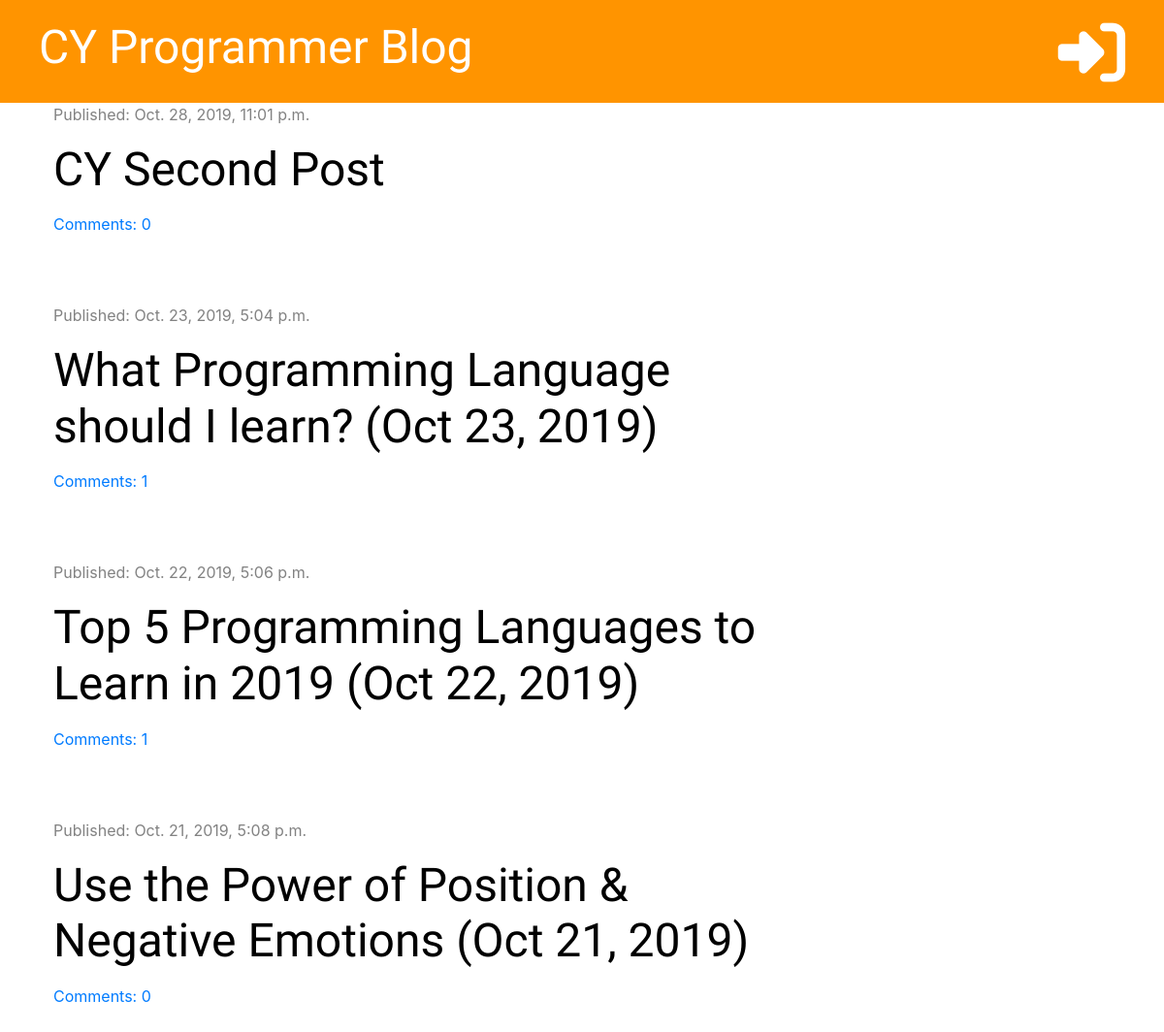
The page / on the database its author committed.
### blog/models.py (models this page shows, shortened)
class Post(models.Model):
    author = models.ForeignKey('auth.User', on_delete=models.CASCADE)
    title = models.CharField(max_length=200)
    text = models.TextField()
    created_date = models.DateTimeField(default=timezone.now)
    published_date = models.DateTimeField(blank=True, null=True)
    def approved_comments(self):
        return self.comments.filter(approved=True)

### blog/views.py (the view)
# urls.py: path('', views.post_list, name='post_list'),
def post_list(request):
    posts = Post.objects.filter(published_date__lte=timezone.now()).order_by('-published_date')
    stuff_for_frontend = {'posts': posts}
    return render(request, 'blog/post_list.html', stuff_for_frontend)

### blog/templatetags/markdownify.py (called while the page is built)
@register.filter
def markdown(value):
    renderer = HighlightRenderer()
    markdown = mistune.Markdown(renderer=renderer)
    return markdown(value)

### blog/templates/blog/post_list.html (shortened to what this page needs)
{% extends 'blog/base.html' %}
{% load markdownify %}
{% block content %}
    {% for post in posts %}
        <div class="post">
            <div class="date">
                <p>Published: {{ post.published_date }}</p>
            </div>
            <h1><a href="{% url 'post_detail' pk=post.pk %}">{{ post.title }}</a></h1>
            <a href="{% url 'post_detail' pk=post.pk %}">Comments: {{ post.approved_comments.count }}</a>
        </div>
    {% endfor %}
{% endblock %}

### blog/static/css/blog.css (style rules this page uses)
h1, h2, h3, h4 { font-family: 'Tangerine', 'Inconsolata', 'Droid Sans', serif; font-size: 48px; }
.date { color: #828282; }
.post { margin-bottom: 70px; }
.post h1 a { color: #000000; }

### rows shown on the page
Post: published_date "Oct. 28, 2019, 11:01 p.m.", title "CY Second Post", approved_comments.count "0"
Post: published_date "Oct. 23, 2019, 5:04 p.m.", title "What Programming Language should I learn? (Oct 23, 2019)", approved_comments.count "1"
Post: published_date "Oct. 22, 2019, 5:06 p.m.", title "Top 5 Programming Languages to Learn in 2019 (Oct 22, 2019)", approved_comments.count "1"
Post: published_date "Oct. 21, 2019, 5:08 p.m.", title "Use the Power of Position & Negative Emotions (Oct 21, 2019)", approved_comments.count "0"
